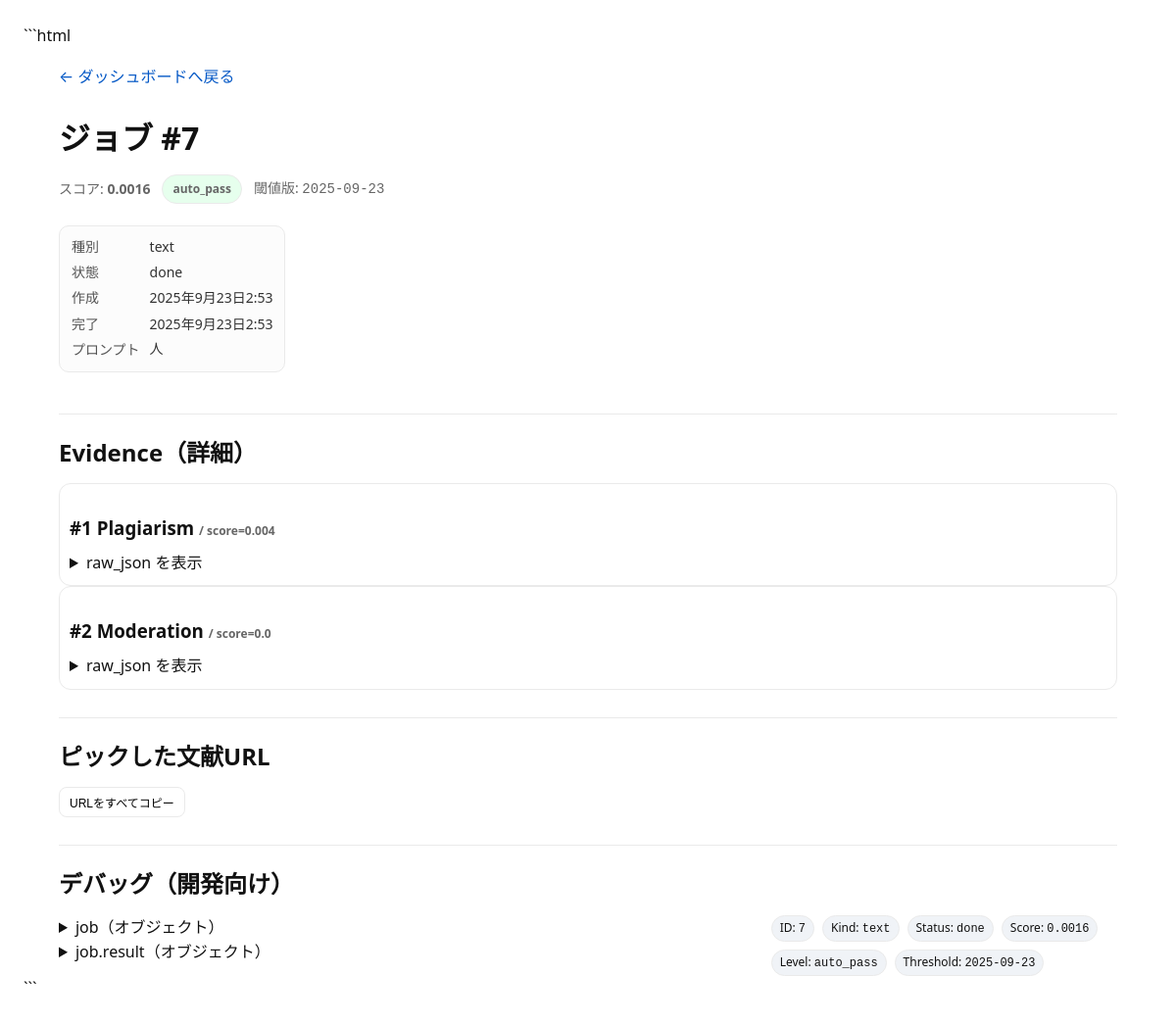
Screenshot of /job/7/ with the database file from the repository.
### core/models.py (models this page shows)
class CheckJob(models.Model):
    KIND_CHOICES = [("image","image"),("text","text")]
    STATUS = [("pending","pending"),("running","running"),("done","done"),("rejected","rejected")]
    user = models.ForeignKey(User, on_delete=models.PROTECT, null=True, blank=True)
    kind = models.CharField(max_length=8, choices=KIND_CHOICES)
    status = models.CharField(max_length=10, choices=STATUS, default="pending")
    prompt_text = models.TextField(blank=True)
    tool_name = models.CharField(max_length=50, blank=True)
    created_at = models.DateTimeField(auto_now_add=True)
    finished_at = models.DateTimeField(null=True, blank=True)

class CheckResult(models.Model):
    job = models.OneToOneField(CheckJob, on_delete=models.CASCADE, related_name="result")
    risk_score_total = models.FloatField()
    risk_level = models.CharField(max_length=12)
    decision = models.CharField(max_length=16)
    threshold_version = models.CharField(max_length=32)

class Evidence(models.Model):
    job = models.ForeignKey(CheckJob, on_delete=models.CASCADE, related_name="evidences")
    source = models.CharField(max_length=32)
    raw_json = models.JSONField(default=dict)
    score_numeric = models.FloatField()
    label = models.CharField(max_length=64, blank=True)
    url = models.TextField(blank=True)

### core/views.py (the view)
# urls.py: path("job/<int:job_id>/", views.job_detail_view, name="job_detail"),  # �ǉ�
def job_detail_view(request, job_id: int):
    job = get_object_or_404(CheckJob.objects.select_related("result"), id=job_id)
    evidences = job.evidences.all().order_by("id")
    simimgs = job.similar_images.all().order_by("rank")
    return render(
        request,
        "core/job_detail.html",
        {
            "job": job,
            "evidences": evidences,
            "simimgs": simimgs,
        },
    )

### core/templates/core/job_detail.html (shortened to what this page needs)
<!doctype html>
<html lang="ja">
<head>
</head>
<body>
<header>
  <p class="backlink"><a href="/dashboard/">← ダッシュボードへ戻る</a></p>
  <h1>ジョブ #{{ job.id }}</h1>
  {% if job.result %}
    <div class="meta">
      <span>スコア: <strong>{{ job.result.risk_score_total }}</strong></span>
      <span class="badge lv-{{ job.result.risk_level }}">{{ job.result.risk_level }}</span>
      <span>閾値版: <span class="mono">{{ job.result.threshold_version }}</span></span>
    </div>
  {% endif %}
  <dl class="kv">
    <dt>種別</dt><dd>{{ job.kind }}</dd>
    <dt>状態</dt><dd>{{ job.status }}</dd>
    {% if job.created_at %}<dt>作成</dt><dd>{{ job.created_at }}</dd>{% endif %}
    {% if job.finished_at %}<dt>完了</dt><dd>{{ job.finished_at }}</dd>{% endif %}
    {% if job.prompt_text %}<dt>プロンプト</dt><dd class="mono">{{ job.prompt_text }}</dd>{% endif %}
  </dl>
</header>
<section>
  <h2>Evidence（詳細）</h2>
  {% for e in evidences %}
    <article class="card">
      <h3>#{{ forloop.counter }} {{ e.source }} <span class="muted">/ score={{ e.score_numeric }}</span></h3>
      {% if e.raw_json %}
        <details>
          <summary>raw_json を表示</summary>
        </details>
      {% endif %}
    </article>
  {% empty %}
    <p>Evidence はありません。</p>
  {% endfor %}
</section>
{% if job.kind == "text" %}
<section>
  <h2>ピックした文献URL</h2>
  <div class="urls-actions">
    <button class="btn" type="button" onclick="copyUrls('text-refs')">URLをすべてコピー</button>
  </div>
</section>
{% endif %}
<section>
  <h2>デバッグ（開発向け）</h2>
  <div class="two-col">
    <div>
      <details>
        <summary>job（オブジェクト）</summary>
      </details>
      {% if job.result %}
      <details>
        <summary>job.result（オブジェクト）</summary>
      </details>
      {% endif %}
    </div>
    <div>
      <div class="chips">
        <span class="chip">ID: <span class="mono">{{ job.id }}</span></span>
        <span class="chip">Kind: <span class="mono">{{ job.kind }}</span></span>
        <span class="chip">Status: <span class="mono">{{ job.status }}</span></span>
        {% if job.result %}
          <span class="chip">Score: <span class="mono">{{ job.result.risk_score_total }}</span></span>
          <span class="chip">Level: <span class="mono">{{ job.result.risk_level }}</span></span>
          <span class="chip">Threshold: <span class="mono">{{ job.result.threshold_version }}</span></span>
        {% endif %}
      </div>
    </div>
  </div>
</section>
</body>
</html>

### core/templates/core/job_detail.html (style rules this page uses)
:root { --border:#eaeaea; --muted:#666; --bg:#f7f7f7; --badge-auto-pass:#e6ffed; --badge-manual-review:#fff8db; --badge-auto-block:#ffe6e6; --chip:#f0f3f7; }
* { box-sizing:border-box }
body { font-family: system-ui, -apple-system, Segoe UI, Roboto, "Helvetica Neue", Arial, "Noto Sans JP", "Hiragino Kaku Gothic ProN", Meiryo, sans-serif; margin: 24px; line-height: 1.6; color: #111; }
a { color:#0659c6;text-decoration:none }
header, section { max-width: 1080px; margin: 0 auto; }
.backlink { margin-bottom:16px;display:inline-block }
h1 { margin: 8px 0 12px }
h2 { margin: 28px 0 12px; border-top: 1px solid var(--border); padding-top: 20px }
h3 { margin: 20px 0 8px }
.meta { display:flex; flex-wrap:wrap; gap:8px 12px; align-items:center; color: var(--muted); font-size: 14px; margin-bottom: 8px; }
.badge { display:inline-block; padding:4px 10px; border-radius:999px; font-size:12px; font-weight:600; border:1px solid var(--border); }
.lv-auto_pass { background:var(--badge-auto-pass) }
.kv { display:inline-grid; grid-template-columns:auto auto; gap: 4px 10px; font-size: 14px; color: #333; background: #fcfcfc; padding: 10px 12px; border: 1px solid var(--border); border-radius: 10px; }
.kv dt { color:#555 }
.kv dd { margin:0 }
.card { border:1px solid var(--border); border-radius:12px; padding:10px; background:#fff; }
.muted { color:var(--muted);font-size:12px }
.mono { font-family: ui-monospace, SFMono-Regular, Menlo, Monaco, Consolas, "Liberation Mono", "Noto Sans Mono", monospace; }
.chips { display:flex;flex-wrap:wrap;gap:8px }
.chip { background:var(--chip);border:1px solid var(--border);padding:2px 8px;border-radius:999px;font-size:12px }
.urls-actions { display:flex;gap:8px;margin:8px 0 0 }
.btn { appearance:none;border:1px solid var(--border);background:#fff;border-radius:8px; padding:6px 10px;cursor:pointer;font-size:12px }
.two-col { display:grid;grid-template-columns:2fr 1fr;gap:20px }
details summary { cursor:pointer; user-select:none }

### rows the page displays
CheckJob: id "7", result.risk_score_total "0.0016", result.risk_level "auto_pass", result.threshold_version "2025-09-23", kind "text", status "done", created_at "2025年9月23日2:53", finished_at "2025年9月23日2:53", prompt_text "人"
Evidence: source "Plagiarism", score_numeric "0.004"
Evidence: source "Moderation", score_numeric "0.0"
